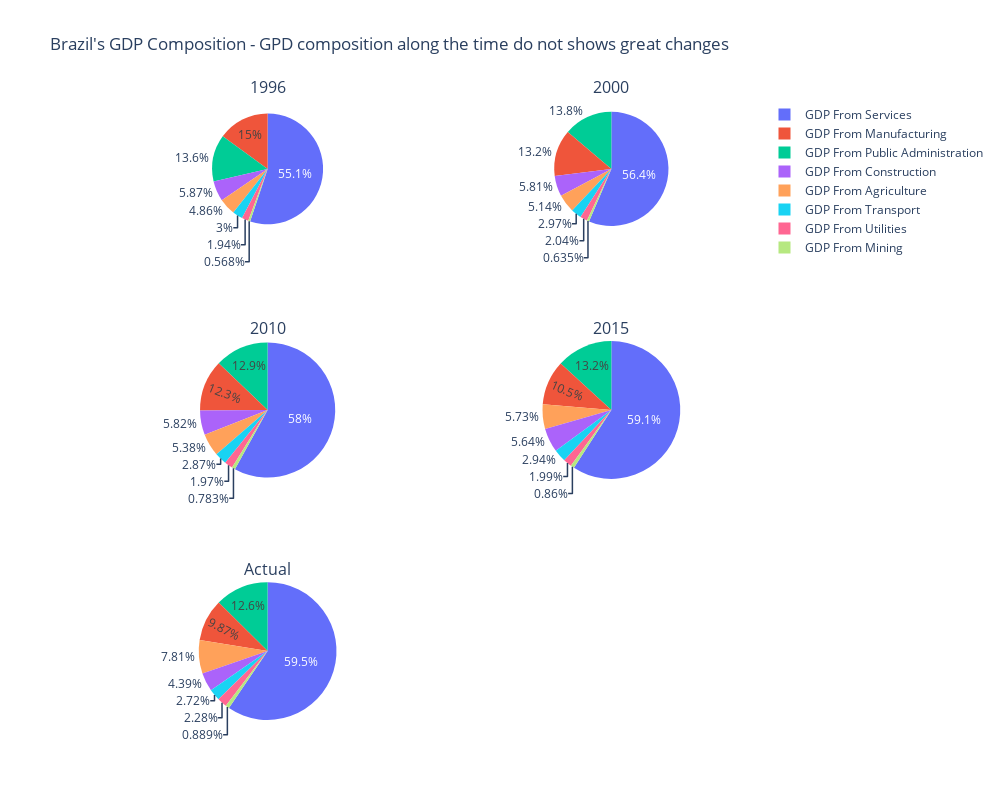
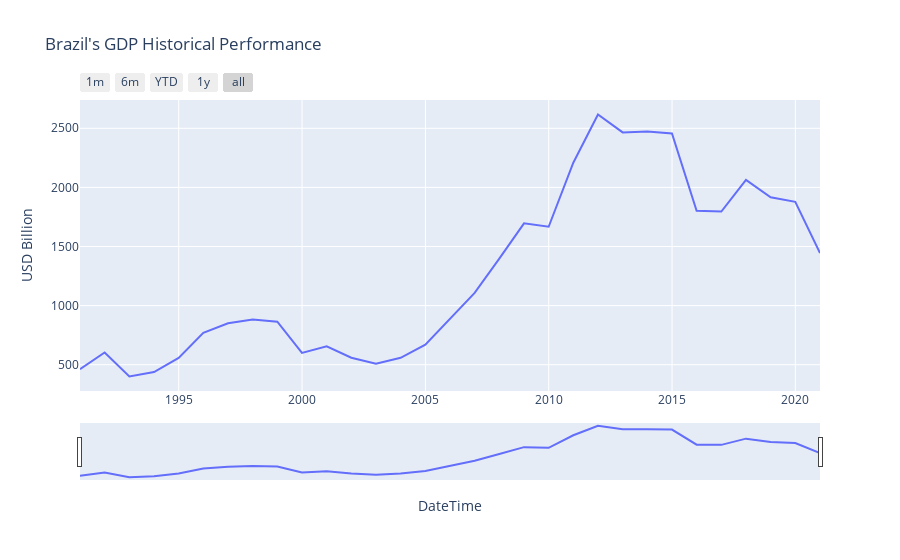

Notebook code for these charts, in order:
### Markdown cell above
## Brazil GDP Composition and Historical Performance

### Code cell
indicators_list = ['GDP From Agriculture',
                  'GDP From Construction',
                  'GDP From Manufacturing',
                  'GDP From Mining',
                  'GDP From Public Administration',
                  'GDP From Services',
                  'GDP From Transport',
                  'GDP From Utilities',]

df_1996 = te.getHistoricalData(country=['Brazil'], indicator=indicators_list, initDate='1996-07-01', endDate='1996-12-30', output_type='df')
df_2000 = te.getHistoricalData(country=['Brazil'], indicator=indicators_list, initDate='2000-07-01', endDate='2000-12-30', output_type='df')
df_2010 = te.getHistoricalData(country=['Brazil'], indicator=indicators_list, initDate='2010-07-01', endDate='2010-12-30', output_type='df')
df_2015 = te.getHistoricalData(country=['Brazil'], indicator=indicators_list, initDate='2015-07-01', endDate='2015-12-30', output_type='df')
df_actual = te.getHistoricalData(country=['Brazil'], indicator=indicators_list, initDate='2021-05-01', endDate='2021-07-30', output_type='df')


fig = make_subplots(3, 2, specs=[[{'type':'domain'}, {'type':'domain'}],[{'type':'domain'}, {'type':'domain'}],[{'type':'domain'}, {'type':'domain'}]],
                    subplot_titles=['1996','2000', '2010','2015','Actual'])
fig.add_trace(go.Pie(labels=df_1996['Category'], values=df_1996['Value'], scalegroup='one',
                     name="2000"), 1, 1)
fig.add_trace(go.Pie(labels=df_2000['Category'], values=df_2000['Value'], scalegroup='one',
                     name="2000"), 1, 2)
fig.add_trace(go.Pie(labels=df_2010['Category'], values=df_2010['Value'], scalegroup='one',
                     name="2010"), 2, 1)
fig.add_trace(go.Pie(labels=df_2015['Category'], values=df_2015['Value'], scalegroup='one',
                     name="2015"), 2, 2)
fig.add_trace(go.Pie(labels=df_actual['Category'], values=df_actual['Value'], scalegroup='one',
                     name="Actual"), 3, 1)
fig.update_layout(height=800, width=1000,title_text="Brazil's GDP Composition - GPD composition along the time do not shows great changes")
fig.show(renderer='plotly_mimetype')

df_brazil_gdp = te.getHistoricalData(country='brazil', indicator='gdp', initDate='1990-01-01', output_type='df')
df_brazil_gdp = df_brazil_gdp[['DateTime','Value']] 
df_brazil_gdp=df_brazil_gdp.rename(columns={'Value':'USD Billion'})
fig = px.line(df_brazil_gdp, x='DateTime', y='USD Billion', title="Brazil's GDP Historical Performance")

fig.update_xaxes(
    rangeslider_visible=True,
    rangeselector=dict(
        buttons=list([
            dict(count=1, label="1m", step="month", stepmode="backward"),
            dict(count=6, label="6m", step="month", stepmode="backward"),
            dict(count=1, label="YTD", step="year", stepmode="todate"),
            dict(count=1, label="1y", step="year", stepmode="backward"),
            dict(step="all")
        ])
    )
)
fig.show(renderer='plotly_mimetype')

### Figure 1 — Plotly figure (JSON) as saved in the notebook; plotly's stock layout.template omitted (floating-point values rounded to 4 significant figures)
{"data": [{"domain": {"x": [0, 0.45], "y": [0.7778, 1]}, "labels": ["GDP From Agriculture", "GDP From Construction", "GDP From Manufacturing", "GDP From Mining", "GDP From Public Administration", "GDP From Services", "GDP From Transport", "GDP From Utilities"], "name": "2000", "scalegroup": "one", "type": "pie", "values": [9562.0, 11560.0, 29570.0, 1119.0, 26830.0, 108500.0, 5910.0, 3817.0]}, {"domain": {"x": [0.55, 1], "y": [0.7778, 1]}, "labels": ["GDP From Agriculture", "GDP From Construction", "GDP From Manufacturing", "GDP From Mining", "GDP From Public Administration", "GDP From Services", "GDP From Transport", "GDP From Utilities"], "name": "2000", "scalegroup": "one", "type": "pie", "values": [10720.0, 12130.0, 27490.0, 1325.0, 28850.0, 117700.0, 6207.0, 4256.0]}, {"domain": {"x": [0, 0.45], "y": [0.3889, 0.6111]}, "labels": ["GDP From Agriculture", "GDP From Construction", "GDP From Manufacturing", "GDP From Mining", "GDP From Public Administration", "GDP From Services", "GDP From Transport", "GDP From Utilities"], "name": "2010", "scalegroup": "one", "type": "pie", "values": [15730.0, 17000.0, 35880.0, 2288.0, 37630.0, 169700.0, 8379.0, 5765.0]}, {"domain": {"x": [0.55, 1], "y": [0.3889, 0.6111]}, "labels": ["GDP From Agriculture", "GDP From Construction", "GDP From Manufacturing", "GDP From Mining", "GDP From Public Administration", "GDP From Services", "GDP From Transport", "GDP From Utilities"], "name": "2015", "scalegroup": "one", "type": "pie", "values": [17410.0, 17130.0, 31940.0, 2612.0, 39980.0, 179600.0, 8931.0, 6031.0]}, {"domain": {"x": [0, 0.45], "y": [0, 0.2222]}, "labels": ["GDP From Agriculture", "GDP From Construction", "GDP From Manufacturing", "GDP From Mining", "GDP From Public Administration", "GDP From Services", "GDP From Transport", "GDP From Utilities"], "name": "Actual", "scalegroup": "one", "type": "pie", "values": [23710.0, 13320.0, 29980.0, 2699.0, 38130.0, 180600.0, 8260.0, 6912.0]}], "layout": {"annotations": [{"font": {"size": 16}, "showarrow": false, "text": "1996", "x": 0.225, "xanchor": "center", "xref": "paper", "y": 1, "yanchor": "bottom", "yref": "paper"}, {"font": {"size": 16}, "showarrow": false, "text": "2000", "x": 0.775, "xanchor": "center", "xref": "paper", "y": 1, "yanchor": "bottom", "yref": "paper"}, {"font": {"size": 16}, "showarrow": false, "text": "2010", "x": 0.225, "xanchor": "center", "xref": "paper", "y": 0.6111, "yanchor": "bottom", "yref": "paper"}, {"font": {"size": 16}, "showarrow": false, "text": "2015", "x": 0.775, "xanchor": "center", "xref": "paper", "y": 0.6111, "yanchor": "bottom", "yref": "paper"}, {"font": {"size": 16}, "showarrow": false, "text": "Actual", "x": 0.225, "xanchor": "center", "xref": "paper", "y": 0.2222, "yanchor": "bottom", "yref": "paper"}], "height": 800, "title": {"text": "Brazil's GDP Composition - GPD composition along the time do not shows great changes"}, "width": 1000}}

### Figure 2 — Plotly figure (JSON) as saved in the notebook; plotly's stock layout.template omitted (floating-point values rounded to 4 significant figures)
{"data": [{"hovertemplate": "DateTime=%{x}<br>USD Billion=%{y}<extra></extra>", "legendgroup": "", "line": {"color": "#636efa", "dash": "solid"}, "marker": {"symbol": "circle"}, "mode": "lines", "name": "", "orientation": "v", "showlegend": false, "type": "scatter", "x": ["1990-12-31T00:00:00", "1991-12-31T00:00:00", "1992-12-31T00:00:00", "1993-12-31T00:00:00", "1994-12-31T00:00:00", "1995-12-31T00:00:00", "1996-12-31T00:00:00", "1997-12-31T00:00:00", "1998-12-31T00:00:00", "1999-12-31T00:00:00", "2000-12-31T00:00:00", "2001-12-31T00:00:00", "2002-12-31T00:00:00", "2003-12-31T00:00:00", "2004-12-31T00:00:00", "2005-12-31T00:00:00", "2006-12-31T00:00:00", "2007-12-31T00:00:00", "2008-12-31T00:00:00", "2009-12-31T00:00:00", "2010-12-31T00:00:00", "2011-12-31T00:00:00", "2012-12-31T00:00:00", "2013-12-31T00:00:00", "2014-12-31T00:00:00", "2015-12-31T00:00:00", "2016-12-31T00:00:00", "2017-12-31T00:00:00", "2018-12-31T00:00:00", "2019-12-31T00:00:00", "2020-12-31T00:00:00"], "xaxis": "x", "y": [461.9, 602.9, 400.6, 437.8, 558.1, 769.3, 850.4, 883.2, 863.7, 599.4, 655.4, 559.4, 508.0, 558.3, 669.3, 891.6, 1108.0, 1397.0, 1696.0, 1667.0, 2209.0, 2616.0, 2465.0, 2473.0, 2456.0, 1802.0, 1796.0, 2064.0, 1917.0, 1878.0, 1445.0], "yaxis": "y"}], "layout": {"autosize": true, "legend": {"tracegroupgap": 0}, "title": {"text": "Brazil's GDP Historical Performance"}, "xaxis": {"anchor": "y", "autorange": true, "domain": [0, 1], "range": ["1990-12-31", "2020-12-31"], "rangeselector": {"buttons": [{"count": 1, "label": "1m", "step": "month", "stepmode": "backward"}, {"count": 6, "label": "6m", "step": "month", "stepmode": "backward"}, {"count": 1, "label": "YTD", "step": "year", "stepmode": "todate"}, {"count": 1, "label": "1y", "step": "year", "stepmode": "backward"}, {"step": "all"}]}, "rangeslider": {"autorange": true, "range": ["1990-12-31", "2020-12-31"], "visible": true, "yaxis": {"_template": null, "rangemode": "match"}}, "title": {"text": "DateTime"}, "type": "date"}, "yaxis": {"anchor": "x", "autorange": true, "domain": [0, 1], "range": [277.5, 2739.0], "title": {"text": "USD Billion"}, "type": "linear"}}}
